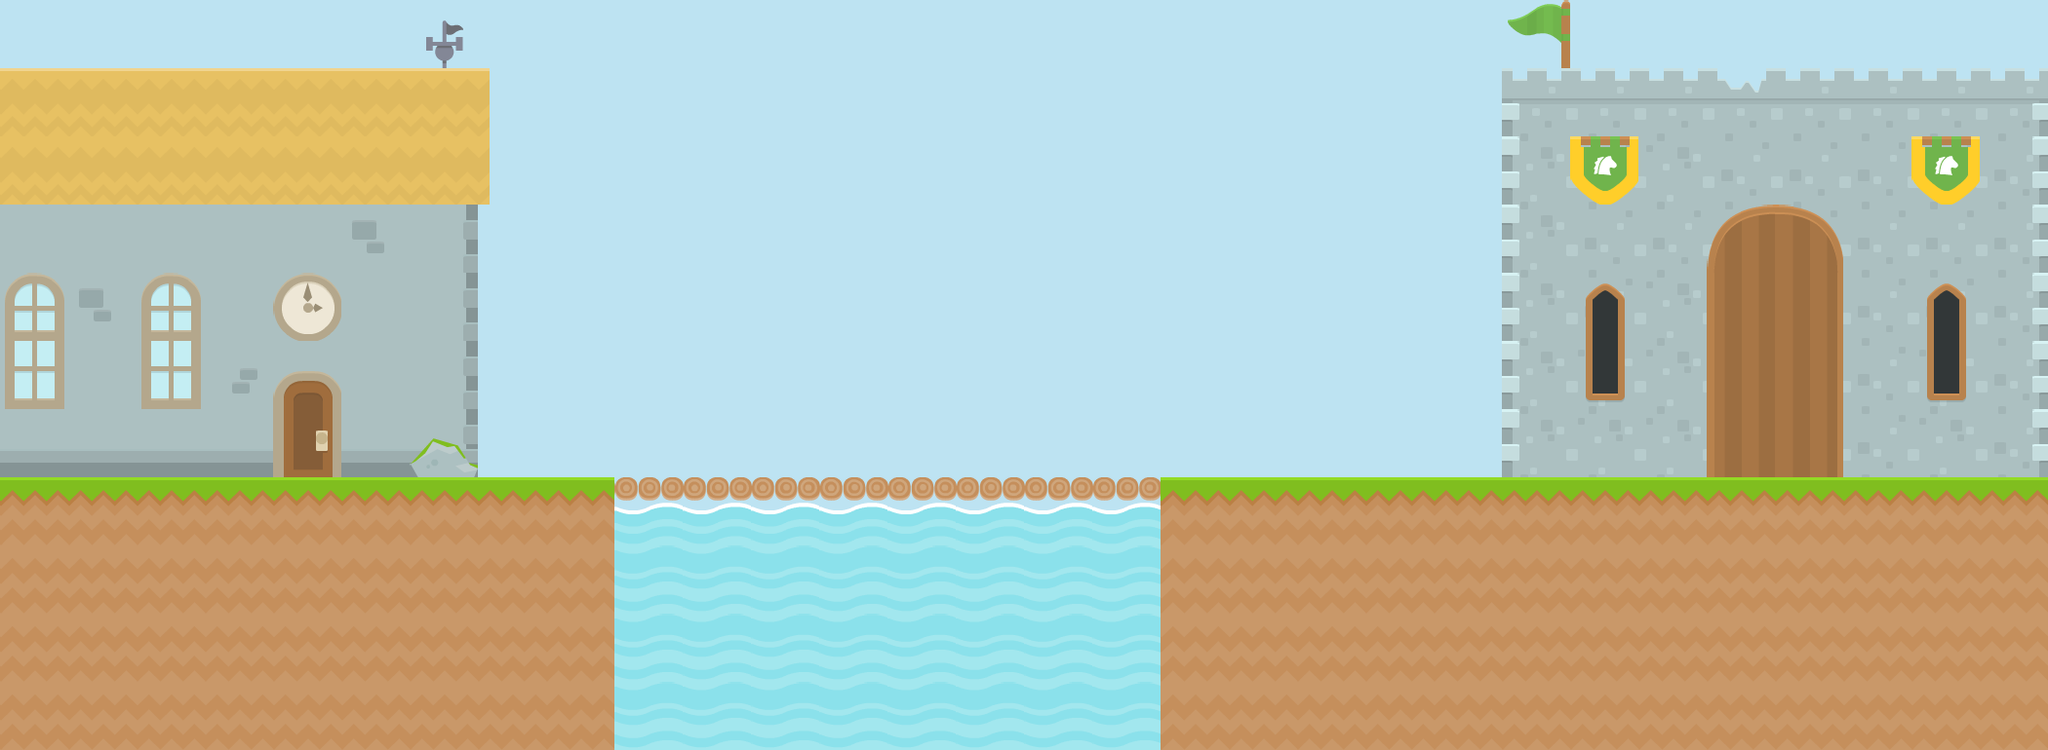

This is a level from a 2D game, rendered from its Tiled map with the project's own tilesets. A one-line summary and the map file follow, with tile-layer data summarised:
An orthogonal 30x11 tile map with 70x70 px tiles, 2 tile layers (Tile Layer 1, Tile Layer 2), 5 tilesets and 1 object (character).

<map version="1.0" orientation="orthogonal" width="30" height="11" tilewidth="70" tileheight="70" backgroundcolor="#bde3f2">
 <tileset firstgid="1" source="BaseTiles6.tsx" />
 <tileset firstgid="197" source="Builds.tsx" />
 <tileset firstgid="295" source="GrassExtension.tsx" />
 <tileset firstgid="337" source="Items.tsx" />
 <tileset firstgid="435" source="medieval.tsx" />
 <layer name="Tile Layer 1" width="30" height="11">
  <data>[330 cells, 199 non-empty, 26 distinct tile ids]</data>
 </layer>
 <layer name="Tile Layer 2" width="30" height="11">
  <data>[330 cells, 34 non-empty, 12 distinct tile ids]</data>
 </layer>
 <objectgroup name="Objects" width="30" height="11">
  <object type="character" x="630" y="420" width="70" height="70">
   <properties>
    <property name="name" value="Val" />
   </properties>
  </object>
 </objectgroup>
</map>